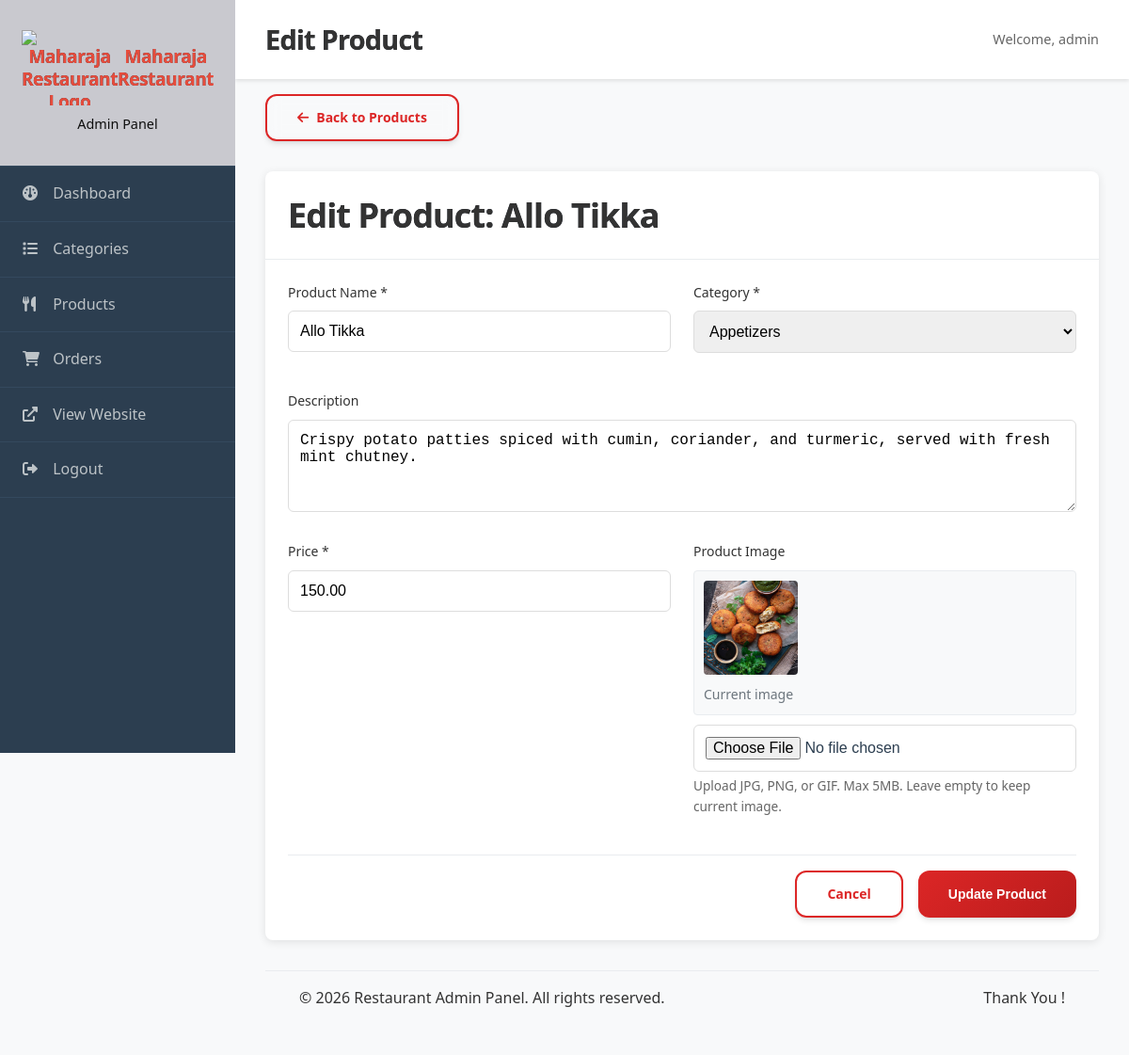
/admin/edit-product.php?id=4 (signed in), run on the app's committed database.
### tables this page shows
CREATE TABLE `products` (
  `id` int(11) NOT NULL,
  `category_id` int(11) NOT NULL,
  `name` varchar(20) NOT NULL,
  `description` text DEFAULT NULL,
  `price` decimal(10,2) NOT NULL,
  `image` varchar(255) DEFAULT NULL,
  `is_active` tinyint(1) NOT NULL DEFAULT 1,
  `created_at` timestamp NOT NULL DEFAULT current_timestamp(),
  `updated_at` timestamp NOT NULL DEFAULT current_timestamp() ON UPDATE current_timestamp()
);

CREATE TABLE `categories` (
  `id` int(11) NOT NULL,
  `name` varchar(255) NOT NULL,
  `description` text DEFAULT NULL,
  `created_at` timestamp NOT NULL DEFAULT current_timestamp(),
  `updated_at` timestamp NOT NULL DEFAULT current_timestamp() ON UPDATE current_timestamp()
);

### includes/functions.php (called while the page is built, shortened)
<?php
function h(?string $string): string {
    return $string !== null ? htmlspecialchars($string, ENT_QUOTES, 'UTF-8') : '';
}
function getCategories(PDO $pdo): array {
    try {
        $stmt = $pdo->query("SELECT * FROM categories ORDER BY name ASC");
        return $stmt->fetchAll();
    } catch (PDOException $e) {
        error_log("Error fetching categories: " . $e->getMessage());
        return [];
    }
}

### admin/edit-product.php (the view, shortened to what this page needs)
<?php
require_once 'includes/header.php';
$productId = isset($_GET['id']) ? (int)$_GET['id'] : 0;
$stmt = $pdo->prepare("
    SELECT p.*, c.name as category_name
    FROM products p
    JOIN categories c ON p.category_id = c.id
    WHERE p.id = ?
");
$stmt->execute([$productId]);
$product = $stmt->fetch();
$categories = getCategories($pdo);
?>
<div class="page-actions">
    <a href="products.php" class="btn btn-outline">
        <i class="fas fa-arrow-left"></i> Back to Products
    </a>
</div>
<div class="admin-card">
    <h3>Edit Product: <?php echo h($product['name']); ?></h3>
    <form method="POST" enctype="multipart/form-data" class="admin-form">
        <div class="form-row">
            <div class="form-group">
                <label for="name">Product Name *</label>
                <input type="text" id="name" name="name" required maxlength="255"
                       value="<?php echo h($_POST['name'] ?? $product['name']); ?>">
            </div>
            <div class="form-group">
                <label for="category_id">Category *</label>
                <select id="category_id" name="category_id" required>
                    <?php foreach ($categories as $category): ?>
                        <option value="<?php echo $category['id']; ?>"
                            <?php echo ($category['id'] == ($_POST['category_id'] ?? $product['category_id'])) ? 'selected' : ''; ?>>
                            <?php echo h($category['name']); ?>
                        </option>
                    <?php endforeach; ?>
                </select>
            </div>
        </div>
        <div class="form-group">
            <label for="description">Description</label>
            <textarea id="description" name="description" rows="4"><?php echo h($_POST['description'] ?? $product['description']); ?></textarea>
        </div>
        <div class="form-row">
            <div class="form-group">
                <label for="price">Price *</label>
                <input type="number" id="price" name="price" required step="0.01" min="0"
                       value="<?php echo h($_POST['price'] ?? $product['price']); ?>">
            </div>
            <div class="form-group">
                <label for="image">Product Image</label>
                <?php if ($product['image']): ?>
                    <div class="current-image-preview">
                        <img src="../uploads/<?php echo h($product['image']); ?>"
                             alt="Current product image"
                             style="max-width: 100px; height: auto; display: block; margin-bottom: 10px;">
                        <small>Current image</small>
                    </div>
                <?php endif; ?>
                <input type="file" id="image" name="image" accept="image/*">
                <small>Upload JPG, PNG, or GIF. Max 5MB. Leave empty to keep current image.</small>
            </div>
        </div>
        <div class="form-actions">
            <a href="products.php" class="btn btn-outline">Cancel</a>
            <button type="submit" name="edit_product" class="btn btn-primary">Update Product</button>
        </div>
    </form>
</div>
<?php require_once 'includes/footer.php'; ?>

### css/styles.css (style rules this page uses)
:root { --primary-100: #fee2e2; --primary-200: #fecaca; --primary-400: #f87171; --primary-500: #ef4444; --primary-600: #dc2626; --primary-700: #b91c1c; --gray-50: #f9fafb; --gray-100: #f3f4f6; --gray-200: #e5e7eb; --gray-300: #d1d5db; --gray-400: #9ca3af; --gray-500: #6b7280; --gray-600: #4b5563; --gray-700: #374151; --gray-800: #1f2937; --gray-900: #111827; --bg-primary: #ffffff; --bg-secondary: #f8fafc; --bg-tertiary: #f1f5f9; --bg-glass: rgba(255, 255, 255, 0.08); --bg-glass-dark: rgba(15, 23, 42, 0.08); --font-primary: -apple-system, BlinkMacSystemFont, 'Segoe UI', Roboto, 'Helvetica Neue', Arial, sans-serif; --space-xs: 0.25rem; --space-sm: 0.5rem; --space-md: 1rem; --space-lg: 1.5rem; --space-xl: 2rem; --space-2xl: 3rem; --space-3xl: 4rem; --space-4xl: 6rem; --radius-sm: 0.375rem; --radius-md: 0.5rem; --radius-lg: 0.75rem; --radius-xl: 1rem; --radius-2xl: 1.5rem; --radius-full: 9999px; --shadow-sm: 0 1px 2px 0 rgb(0 0 0 / 0.05); --shadow-md: 0 4px 6px -1px rgb(0 0 0 / 0.1), 0 2px 4px -2px rgb(0 0 0 / 0.1); --shadow-lg: 0 10px 15px -3px rgb(0 0 0 / 0.1), 0 4px 6px -4px rgb(0 0 0 / 0.1); --shadow-xl: 0 20px 25px -5px rgb(0 0 0 / 0.1), 0 8px 10px -6px rgb(0 0 0 / 0.1); --shadow-2xl: 0 25px 50px -12px rgb(0 0 0 / 0.25); --duration-fast: 150ms; --duration-normal: 300ms; --duration-slow: 500ms; --ease-out: cubic-bezier(0.16, 1, 0.3, 1); --ease-in: cubic-bezier(0.4, 0, 1, 1); --primary-color: #2c3e50; --secondary-color: #e74c3c; --accent-color: #f39c12; --success: #27ae60; --warning: #f39c12; --error: #e74c3c; --info: #3498db; --dark-color: #2c3e50; --light-color: #ecf0f1; --white: #ffffff; --gray-light: #f8f9fa; --gray: #95a5a6; --gray-dark: #7f8c8d; --border-radius: 8px; --box-shadow: 0 2px 10px rgba(0, 0, 0, 0.1); --box-shadow-hover: 0 5px 20px rgba(0, 0, 0, 0.15); --transition: all 0.3s ease; --font-family: 'Segoe UI', Tahoma, Geneva, Verdana, sans-serif; }
* { margin: 0; padding: 0; box-sizing: border-box; }
body { font-family: var(--font-family); line-height: 1.6; color: var(--dark-color); background-color: var(--gray-light); min-height: 100vh; }
a { text-decoration: none; color: inherit; }
img { max-width: 100%; height: auto; display: block; }
h1, h2, h3, h4, h5, h6 { font-weight: 700; letter-spacing: -0.025em; line-height: 1.25; margin-bottom: var(--space-lg); background: linear-gradient(135deg, var(--gray-900) 0%, var(--gray-700) 100%); -webkit-background-clip: text; background-clip: text; }
h3 { font-size: clamp(1.5rem, 3vw, 2.25rem); }
.btn { display: inline-flex; align-items: center; justify-content: center; gap: var(--space-sm); padding: var(--space-md) var(--space-xl); font-weight: 600; font-size: 0.875rem; line-height: 1; text-decoration: none; border: none; border-radius: var(--radius-lg); cursor: pointer; transition: all var(--duration-normal) var(--ease-out); position: relative; overflow: hidden; white-space: nowrap; user-select: none; text-align: center; background: var(--primary-600); color: white; box-shadow: var(--shadow-md); backdrop-filter: blur(8px); }
.btn::before { content: ''; position: absolute; top: 0; left: 0; right: 0; bottom: 0; background: linear-gradient(135deg, rgba(255,255,255,0.2) 0%, transparent 50%); opacity: 0; transition: opacity var(--duration-normal) var(--ease-out); }
.btn-primary { background: linear-gradient(135deg, var(--primary-600) 0%, var(--primary-700) 100%); }
.btn-outline { background: transparent; color: var(--primary-600); border: 2px solid var(--primary-600); backdrop-filter: blur(8px); }
.form-group { margin-bottom: var(--space-xl); position: relative; }
.form-group label { display: block; margin-bottom: var(--space-sm); font-weight: 600; color: var(--gray-700); font-size: 0.875rem; }
.form-row { display: grid; grid-template-columns: 1fr 1fr; gap: var(--space-lg); }

### admin/edit-product.php (style rules this page uses)
.form-row { display: grid; grid-template-columns: 1fr 1fr; gap: 1rem; margin-bottom: 1rem; }
.current-image-preview { margin-bottom: 10px; padding: 10px; background: #f8f9fa; border-radius: 4px; border: 1px solid #e9ecef; }
.current-image-preview img { border-radius: 4px; }
.current-image-preview small { color: #6c757d; font-size: 0.875rem; }

### data on the page
products: name "Allo Tikka", category_id "Appetizers", description "Crispy potato patties spiced with cumin, coriander, and turmeric, served with fresh mint chutney.", price "150.00", image (picture)

### other printed values
$pageTitle "Edit Product"
$_SESSION['admin_username'] "admin"
